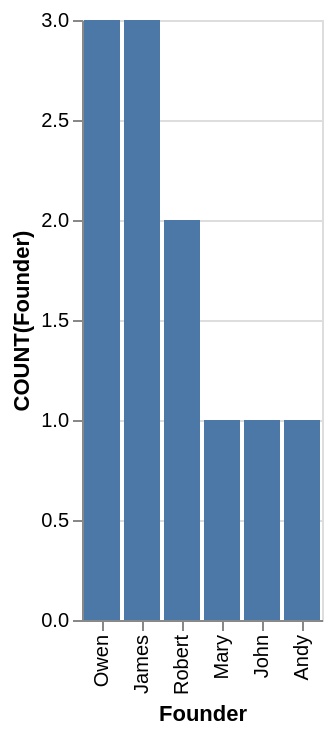

Specify this chart in Vega-Lite:
### Vega-Lite specification from a JSON file in a GitHub repository (floating-point values rounded to 4 significant figures)
{"data": {"values": [{"x_data": "Owen", "y_data": 3}, {"x_data": "James", "y_data": 3}, {"x_data": "Robert", "y_data": 2}, {"x_data": "Mary", "y_data": 1}, {"x_data": "John", "y_data": 1}, {"x_data": "Andy", "y_data": 1}]}, "mark": "bar", "encoding": {"x": {"field": "x_data", "type": "nominal", "title": "Founder", "sort": {"op": "sum", "field": "y_data", "order": "descending"}}, "y": {"field": "y_data", "type": "quantitative", "title": "COUNT(Founder)"}}}
